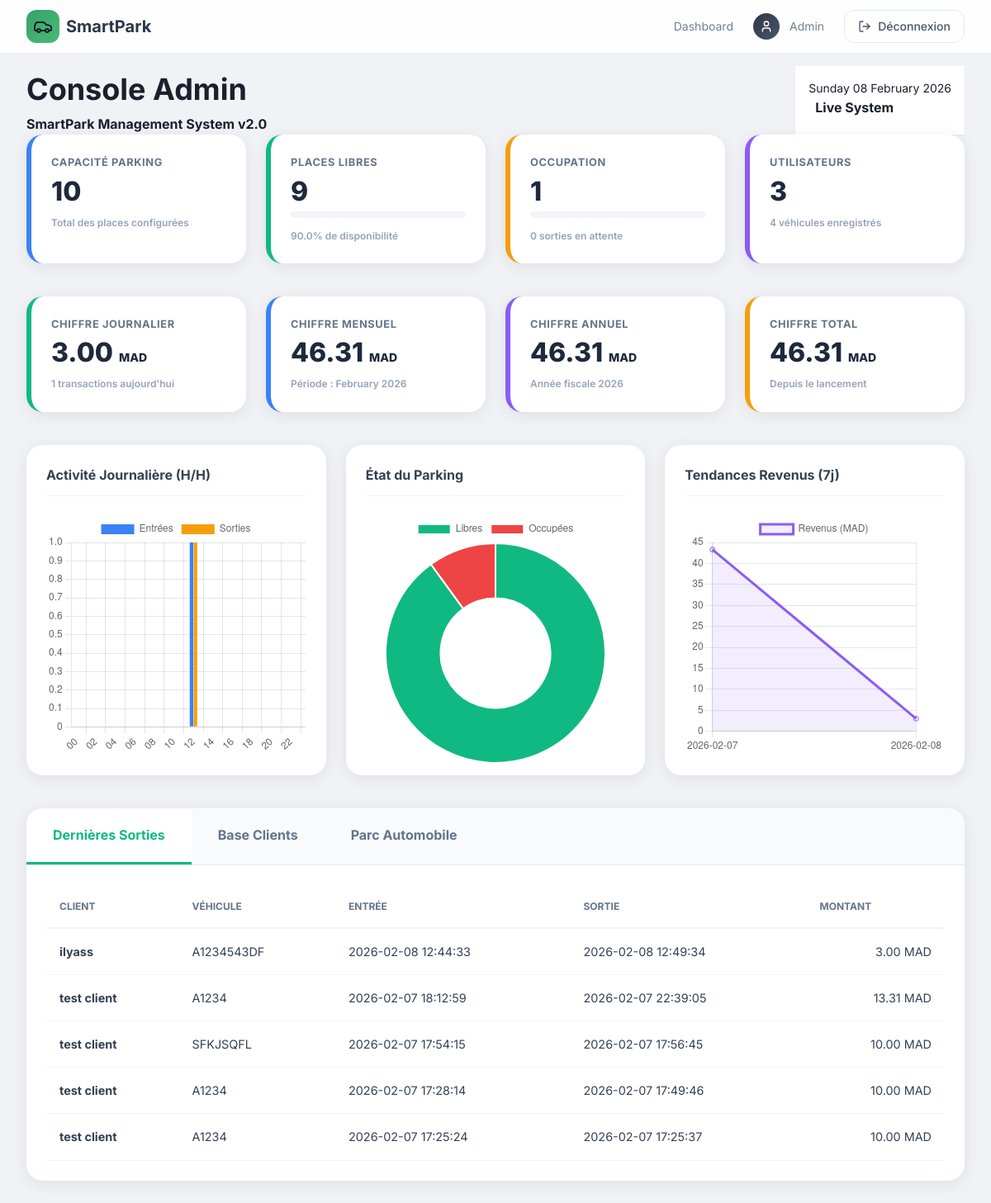
The app's page /admin (signed in), older data.
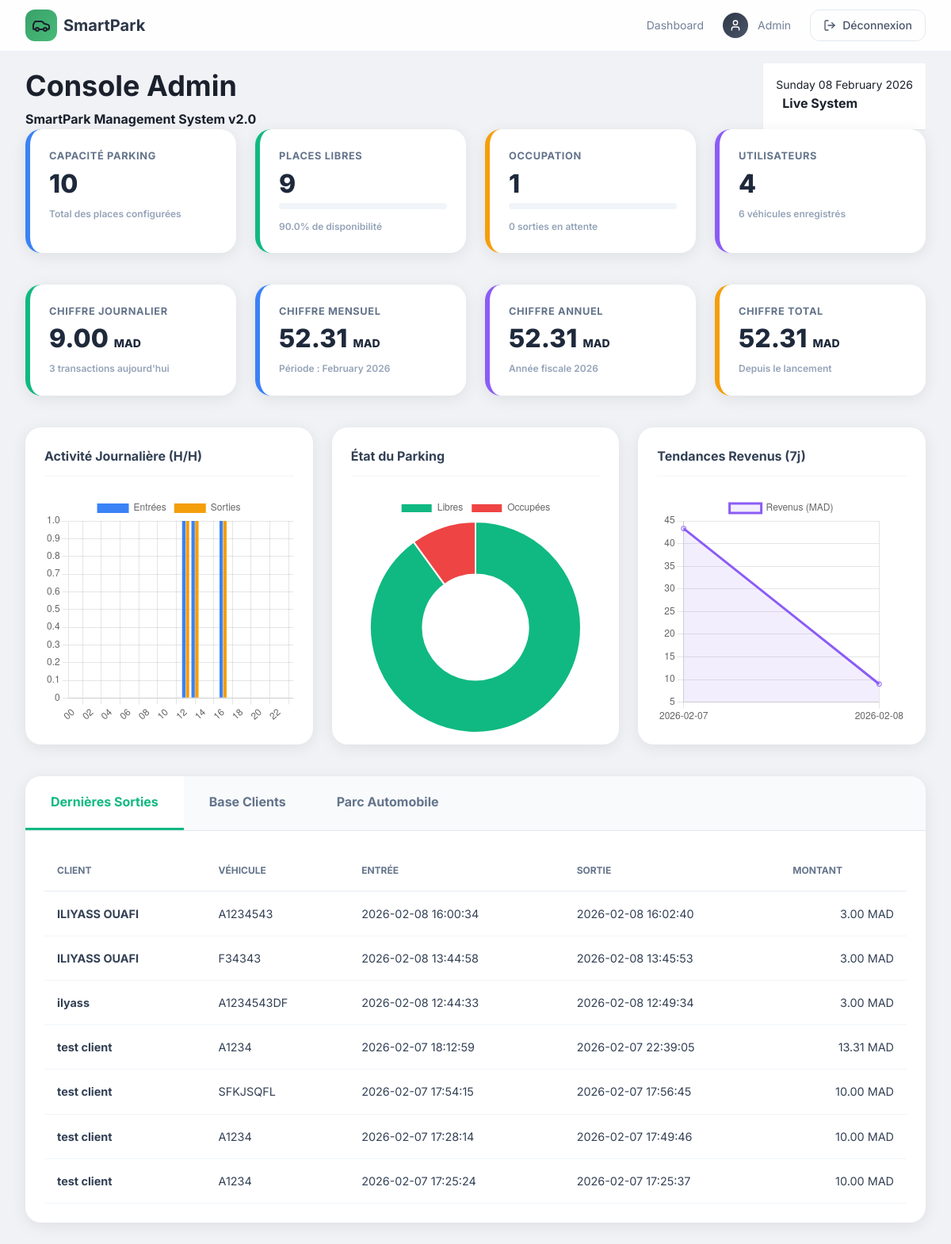
The same page, newer data.
### tables this page shows
CREATE TABLE tickets (
        id INTEGER PRIMARY KEY AUTOINCREMENT,
        user_id INTEGER,
        vehicule_id INTEGER,
        place_id INTEGER,
        date_entree TEXT,
        date_sortie TEXT,
        montant REAL, autorise INTEGER DEFAULT 0, demande_sortie INTEGER DEFAULT 0,
        FOREIGN KEY(user_id) REFERENCES utilisateurs(id),
        FOREIGN KEY(vehicule_id) REFERENCES vehicules(id),
        FOREIGN KEY(place_id) REFERENCES places(id)
    );

CREATE TABLE utilisateurs (
        id INTEGER PRIMARY KEY AUTOINCREMENT,
        nom TEXT,
        email TEXT UNIQUE,
        password TEXT,
        role TEXT,
        admin_auth INTEGER DEFAULT 1,   -- admin par défaut
        gardien_auth INTEGER DEFAULT 1  -- gardien par défaut
    );

CREATE TABLE vehicules (
        id INTEGER PRIMARY KEY AUTOINCREMENT,
        matricule TEXT,
        marque TEXT,
        couleur TEXT,
        user_id INTEGER,
        FOREIGN KEY(user_id) REFERENCES utilisateurs(id)
    );

### app.py (the view)
@app.route("/admin")
def admin_dashboard():
    if session.get("role") != "admin":
        return redirect(url_for("login"))
    with sqlite3.connect(DB_PATH) as db:
        cr = db.cursor()
        cr.execute("SELECT COUNT(*) FROM utilisateurs WHERE LOWER(role)='client'")
        nb_users = cr.fetchone()[0]
        cr.execute("SELECT COUNT(*) FROM vehicules")
        nb_vehicules = cr.fetchone()[0]
        cr.execute("SELECT SUM(montant) FROM tickets WHERE date_sortie IS NOT NULL")
        res = cr.fetchone()[0]
        chiffre_total = res if res else 0
        cr.execute("SELECT COUNT(*) FROM places")
        places_totales = cr.fetchone()[0]
        cr.execute("SELECT COUNT(*) FROM places WHERE libre=1")
        places_libres = cr.fetchone()[0]
        cr.execute("SELECT COUNT(*) FROM places WHERE libre=0")
        places_occupees = cr.fetchone()[0]
        cr.execute("SELECT COUNT(*) FROM tickets WHERE date_sortie IS NULL AND autorise=0")
        sorties_en_attente = cr.fetchone()[0]
        today = datetime.now().strftime("%Y-%m-%d")
        this_month = datetime.now().strftime("%Y-%m")
        this_year = datetime.now().strftime("%Y")
        cr.execute("SELECT SUM(montant) FROM tickets WHERE date_sortie LIKE ?", (today + "%",))
        res_j = cr.fetchone()[0]
        chiffre_journalier = res_j if res_j else 0
        cr.execute("SELECT SUM(montant) FROM tickets WHERE date_sortie LIKE ?", (this_month + "%",))
        res_m = cr.fetchone()[0]
        chiffre_mensuel = res_m if res_m else 0
        cr.execute("SELECT SUM(montant) FROM tickets WHERE date_sortie LIKE ?", (this_year + "%",))
        res_y = cr.fetchone()[0]
        chiffre_annuel = res_y if res_y else 0
        cr.execute("SELECT COUNT(*) FROM tickets WHERE date_sortie LIKE ?", (today + "%",))
        tickets_clotures_today = cr.fetchone()[0]
        cr.execute("""
            SELECT strftime('%H', date_entree) as heure, COUNT(*)
            FROM tickets WHERE date_entree LIKE ?
            GROUP BY heure
        """, (today + "%",))
        entrees_par_heure = dict(cr.fetchall())
        cr.execute("""
            SELECT strftime('%H', date_sortie) as heure, COUNT(*)
            FROM tickets WHERE date_sortie LIKE ?
            GROUP BY heure
        """, (today + "%",))
        sorties_par_heure = dict(cr.fetchall())
        cr.execute("""
            SELECT strftime('%Y-%m-%d', date_sortie) as jour, SUM(montant)
            FROM tickets WHERE date_sortie IS NOT NULL
            GROUP BY jour ORDER BY jour DESC LIMIT 7
        """)
        revenus_7j = cr.fetchall()
        cr.execute("""
            SELECT t.date_entree, t.date_sortie, t.montant, u.nom, v.matricule
            FROM tickets t
            JOIN utilisateurs u ON t.user_id = u.id
            JOIN vehicules v ON t.vehicule_id = v.id
            WHERE t.date_sortie IS NOT NULL
            ORDER BY t.date_sortie DESC LIMIT 10
        """)
        dernieres_sorties = cr.fetchall()
        cr.execute("SELECT id, nom, email FROM utilisateurs WHERE LOWER(role)='client'")
        utilisateurs_rows = cr.fetchall()
        utilisateurs = [{"id": r[0], "nom": r[1], "email": r[2]} for r in utilisateurs_rows]
        cr.execute("""
            SELECT v.matricule, v.marque, v.couleur, u.nom
            FROM vehicules v
            JOIN utilisateurs u ON v.user_id = u.id
        """)
        vehicules_rows = cr.fetchall()
        vehicules = [{"matricule": r[0], "marque": r[1], "couleur": r[2], "user": r[3]} for r in vehicules_rows]
    return render_template(
        "dashboard_admin.html",
        nb_users=nb_users,
        nb_vehicules=nb_vehicules,
        chiffre_total=chiffre_total,
        chiffre_journalier=chiffre_journalier,
        chiffre_mensuel=chiffre_mensuel,
        chiffre_annuel=chiffre_annuel,
        places_totales=places_totales,
        places_libres=places_libres,
        places_occupees=places_occupees,
        sorties_en_attente=sorties_en_attente,
        tickets_clotures_today=tickets_clotures_today,
        entrees_par_heure=json.dumps(entrees_par_heure),
        sorties_par_heure=json.dumps(sorties_par_heure),
        revenus_7j=json.dumps(dict(revenus_7j)),
        dernieres_sorties=dernieres_sorties,
        utilisateurs=utilisateurs,
        vehicules=vehicules,
        now=datetime.now()
    )

### templates/dashboard_admin.html (shortened to what this page needs)
{% extends "base.html" %}
{% block content %}
<main class="dashboard-page">
    <div class="container">
        <div class="flex justify-between items-end mb-10">
            <div>
                <h1 class="text-4xl font-black text-slate-900 tracking-tight">Console Admin</h1>
                <p class="text-slate-500 font-bold mt-1">SmartPark Management System v2.0</p>
            </div>
            <div class="text-right bg-white p-4 rounded-2xl shadow-sm border border-slate-100">
                <p class="text-sm font-black text-slate-800 uppercase">{{ now.strftime('%A %d %B %Y') }}</p>
                <div class="flex items-center justify-end gap-2 text-emerald-500 mt-1">
                    <span class="text-xs font-bold uppercase tracking-widest">Live System</span>
                </div>
            </div>
        </div>
        <div class="kpi-grid">
            <div class="kpi-card blue">
                <span class="kpi-label">Capacité Parking</span>
                <div class="kpi-value">{{ places_totales }}</div>
                <div class="kpi-sub">Total des places configurées</div>
            </div>
            <div class="kpi-card green">
                <span class="kpi-label">Places Libres</span>
                <div class="kpi-value">{{ places_libres }}</div>
                <div class="progress-bar-bg">
                    <div class="progress-bar-fill bg-emerald-500" style="width: {{ (places_libres / places_totales * 100)|round if places_totales > 0 else 0 }}%"></div>
                </div>
                <div class="kpi-sub">{{ (places_libres / places_totales * 100)|round if places_totales > 0 else 0 }}% de disponibilité</div>
            </div>
            <div class="kpi-card orange">
                <span class="kpi-label">Occupation</span>
                <div class="kpi-value">{{ places_occupees }}</div>
                <div class="progress-bar-bg">
                    <div class="progress-bar-fill bg-orange-500" style="width: {{ (places_occupees / places_totales * 100)|round if places_totales > 0 else 0 }}%"></div>
                </div>
                <div class="kpi-sub">{{ sorties_en_attente }} sorties en attente</div>
            </div>
            <div class="kpi-card purple">
                <span class="kpi-label">Utilisateurs</span>
                <div class="kpi-value">{{ nb_users }}</div>
                <div class="kpi-sub">{{ nb_vehicules }} véhicules enregistrés</div>
            </div>
        </div>
        <div class="kpi-grid">
            <div class="kpi-card green">
                <span class="kpi-label">Chiffre Journalier</span>
                <div class="kpi-value text-emerald-600">{{ "%.2f"|format(chiffre_journalier) }} <small class="text-sm">MAD</small></div>
                <div class="kpi-sub">{{ tickets_clotures_today }} transactions aujourd'hui</div>
            </div>
            <div class="kpi-card blue">
                <span class="kpi-label">Chiffre Mensuel</span>
                <div class="kpi-value text-blue-600">{{ "%.2f"|format(chiffre_mensuel) }} <small class="text-sm">MAD</small></div>
                <div class="kpi-sub">Période : {{ now.strftime('%B %Y') }}</div>
            </div>
            <div class="kpi-card purple">
                <span class="kpi-label">Chiffre Annuel</span>
                <div class="kpi-value text-purple-600">{{ "%.2f"|format(chiffre_annuel) }} <small class="text-sm">MAD</small></div>
                <div class="kpi-sub">Année fiscale {{ now.strftime('%Y') }}</div>
            </div>
            <div class="kpi-card orange">
                <span class="kpi-label">Chiffre Total</span>
                <div class="kpi-value text-slate-800">{{ "%.2f"|format(chiffre_total) }} <small class="text-sm">MAD</small></div>
                <div class="kpi-sub">Depuis le lancement</div>
            </div>
        </div>
        <div class="charts-section">
            <div class="chart-card">
                <h3>Activité Journalière (H/H)</h3>
                <div class="chart-wrapper">
                    <canvas id="dailyChart"></canvas>
                </div>
            </div>
            <div class="chart-card">
                <h3>État du Parking</h3>
                <div class="chart-wrapper">
                    <canvas id="pieChart"></canvas>
                </div>
            </div>
            <div class="chart-card">
                <h3>Tendances Revenus (7j)</h3>
                <div class="chart-wrapper">
                    <canvas id="lineChart"></canvas>
                </div>
            </div>
        </div>
        <div class="tabs-container">
            <div class="tabs-header">
                <div class="tab-btn active" onclick="showTab('tab-exits', this)">Dernières Sorties</div>
                <div class="tab-btn" onclick="showTab('tab-users', this)">Base Clients</div>
                <div class="tab-btn" onclick="showTab('tab-vehicles', this)">Parc Automobile</div>
            </div>
            <div id="tab-exits" class="tab-pane active">
                <table class="data-table">
                    <thead>
                        <tr>
                            <th>Client</th>
                            <th>Véhicule</th>
                            <th>Entrée</th>
                            <th>Sortie</th>
                            <th class="text-right">Montant</th>
                        </tr>
                    </thead>
                    <tbody>
                        {% for s in dernieres_sorties %}
                        <tr>
                            <td class="font-bold">{{ s[3] }}</td>
                            <td><span class="bg-slate-100 px-2 py-1 rounded font-mono text-xs">{{ s[4] }}</span></td>
                            <td class="text-slate-500">{{ s[0] }}</td>
                            <td class="text-slate-500">{{ s[1] }}</td>
                            <td class="text-right font-black text-emerald-600">{{ "%.2f"|format(s[2]) }} MAD</td>
                        </tr>
                        {% endfor %}
                    </tbody>
                </table>
            </div>
        </div>
    </div>
</main>
{% endblock %}
{% block extra_js %}
<script>
    // Tab System
    function showTab(tabId, btn) {
        document.querySelectorAll('.tab-pane').forEach(p => p.classList.remove('active'));
        document.querySelectorAll('.tab-btn').forEach(b => b.classList.remove('active'));
        document.getElementById(tabId).classList.add('active');
        btn.classList.add('active');
    }
    // Chart Initialization
    window.onload = function() {
        if (typeof Chart === 'undefined') {
            console.error('Chart.js non chargé');
            return;
        }
        // 1. Daily Bar Chart
        const entreesRaw = {{ entrees_par_heure | safe }};
        const sortiesRaw = {{ sorties_par_heure | safe }};
        const hours = Array.from({length: 24}, (_, i) => i.toString().padStart(2, '0'));
        new Chart(document.getElementById('dailyChart'), {
            type: 'bar',
            data: {
                labels: hours,
                datasets: [
                    { label: 'Entrées', data: hours.map(h => entreesRaw[h] || 0), backgroundColor: '#3b82f6' },
                    { label: 'Sorties', data: hours.map(h => sortiesRaw[h] || 0), backgroundColor: '#f59e0b' }
                ]
            },
            options: { responsive: true, maintainAspectRatio: false }
        });
        // 2. Pie Chart
        new Chart(document.getElementById('pieChart'), {
            type: 'doughnut',
            data: {
                labels: ['Libres', 'Occupées'],
                datasets: [{
                    data: [{{ places_libres }}, {{ places_occupees }}],
                    backgroundColor: ['#10b981', '#ef4444']
                }]
            },
            options: { responsive: true, maintainAspectRatio: false }
        });
        // 3. Line Chart
        const revRaw = {{ revenus_7j | safe }};
        const revLabels = Object.keys(revRaw).reverse();
        const revData = Object.values(revRaw).reverse();
        new Chart(document.getElementById('lineChart'), {
            type: 'line',
            data: {
                labels: revLabels,
                datasets: [{
                    label: 'Revenus (MAD)',
                    data: revData,
                    borderColor: '#8b5cf6',
                    tension: 0.4,
                    fill: true,
                    backgroundColor: 'rgba(139, 92, 246, 0.1)'
                }]
            },
            options: { responsive: true, maintainAspectRatio: false }
        });
    };
</script>
{% endblock %}

### templates/base.html (shortened to what this page needs)
<!DOCTYPE html>
<html lang="fr">
<head>
  <link rel="stylesheet" href="{{ url_for('static', filename='css/style.css') }}">
</head>
<body>
  {% block navbar %}
  <nav class="navbar">
    <div class="container navbar-inner">
      <a href="/" class="logo">
        <div class="logo-icon">
          <i data-lucide="car" style="width: 24px; height: 24px;"></i>
        </div>
        <span class="logo-text">SmartPark</span>
      </a>
      <div class="nav-links">
        {% if session.user_id %}
          {% if session.role == 'admin' %}
            <a href="/admin" class="nav-link">Dashboard</a>
          {% elif session.role == 'gardien' %}
            <a href="/gardien" class="nav-link">Dashboard</a>
          {% else %}
            <a href="/client" class="nav-link">Dashboard</a>
          {% endif %}
          <div class="user-menu">
            <div class="user-avatar">
              <i data-lucide="user" style="width: 16px; height: 16px; color: white;"></i>
            </div>
            <span class="user-role">{{ session.role }}</span>
          </div>
          <a href="/logout" class="btn btn-outline btn-sm">
            <i data-lucide="log-out" style="width: 16px; height: 16px;"></i>
            Déconnexion
          </a>
        {% else %}
          <a href="/" class="nav-link">Accueil</a>
          <a href="/login" class="nav-link">Connexion</a>
          <a href="/register" class="btn btn-primary btn-sm">S'inscrire</a>
        {% endif %}
      </div>
    </div>
  </nav>
  {% endblock %}
  {% block content %}{% endblock %}
  {% block extra_js %}{% endblock %}
</body>
</html>

Row changes from the older to the newer data that the page shows:
added tickets: nom "ILIYASS OUAFI", matricule "A1234543", date_entree "2026-02-08 16:00:34", date_sortie "2026-02-08 16:02:40", montant "3.00"
added tickets: nom "ILIYASS OUAFI", matricule "F34343", date_entree "2026-02-08 13:44:58", date_sortie "2026-02-08 13:45:53", montant "3.00"
Text that changed along with them:
{{ nb_users }}: "3" → "4"
{{ nb_vehicules }}: "4" → "6"
{{ "%.2f"|format(chiffre_journalier) }}: "3.00" → "9.00"
{{ tickets_clotures_today }}: "1" → "3"
{{ "%.2f"|format(chiffre_mensuel) }}: "46.31" → "52.31"
{{ "%.2f"|format(chiffre_annuel) }}: "46.31" → "52.31"
{{ "%.2f"|format(chiffre_total) }}: "46.31" → "52.31"
chart data {{ entrees_par_heure | safe }}: {"12": 1} → {"12": 1, "13": 1, "16": 1}
chart data {{ sorties_par_heure | safe }}: {"12": 1} → {"12": 1, "13": 1, "16": 1}
chart data {{ revenus_7j | safe }}: {"2026-02-08": 3.0, "2026-02-07": 43.31} → {"2026-02-08": 9.0, "2026-02-07": 43.31}
